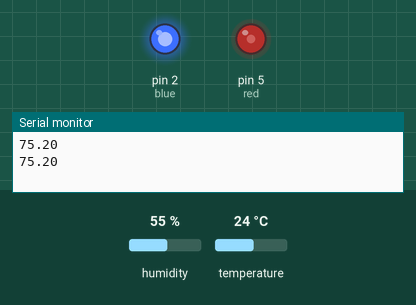
This sketch was run on a simulated Arduino Uno, built with avr-gcc and run on an emulated ATmega328P. On the bench: output pins drawn as LEDs (lit = HIGH), the last lines printed to the serial monitor. The test bench sets the inputs (shaded band); at power-on: temperature 24 °C, humidity 55 %.

Above: at 2.8 s.
2.9 s: temperature set to 12 °C
At 5.2 s:
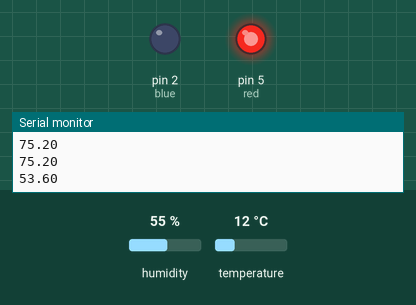
5.6 s: temperature set to 19 °C
At 7.2 s:
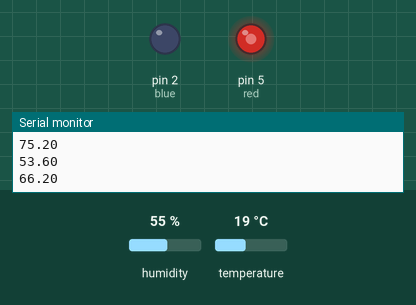
8.3 s: temperature set to 28 °C
At 10.7 s:
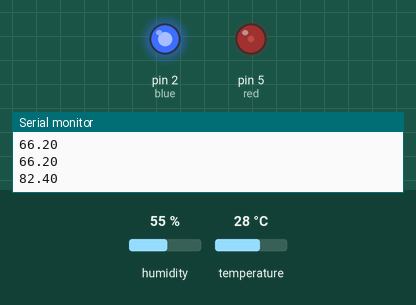
11.5 s: temperature set to 33 °C
At 12.4 s:
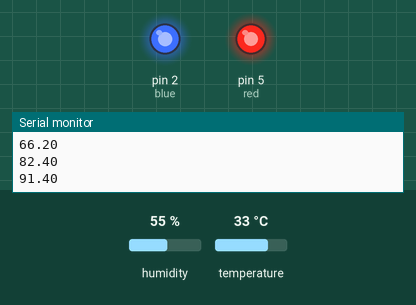
14.2 s: temperature set to 41 °C
At 17.0 s:
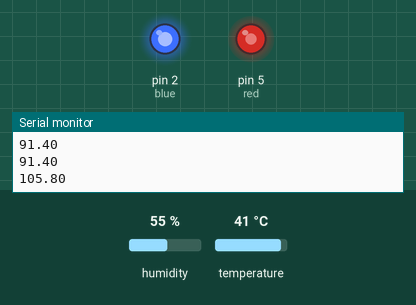
Timing chart, 0 to 18.5 s (numbered marks = the images above; inputs shaded):
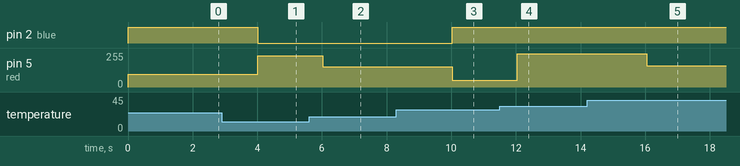

The sketch:

DHT_LED.ino
```cpp
#include<DHT.h>
#define DHTPIN 4
#define DHTTYPE DHT22
DHT dht(DHTPIN, DHTTYPE);
int red = 5;
int blue = 2;
float temp;
int converted;

void setup() {
  Serial.begin(9600);
  dht.begin();
  pinMode(red, OUTPUT);
  pinMode(blue, OUTPUT);
}

void loop() {
  temp = dht.readTemperature(true);
  Serial.println(temp);
  converted = map(temp, 50, 90, 0, 255);
  analogWrite(red, 255-converted);
  analogWrite(blue, converted);
  delay(2000);
}
```

Measured:
- after the input at 2.9 s, pin 2 (blue): HIGH → LOW after 1.1 s; pin 5 (red): 96/255 → 236/255 after 1.1 s
- after the input at 5.6 s, pin 5 (red): 236/255 → 153/255 after 0.42 s
- after the input at 8.3 s, pin 2 (blue): LOW → HIGH after 1.7 s; pin 5 (red): 153/255 → 51/255 after 1.7 s
- after the input at 11.5 s, pin 5 (red): 51/255 → 250/255 after 0.54 s
- after the input at 14.2 s, pin 5 (red): 250/255 → 161/255 after 1.9 s
